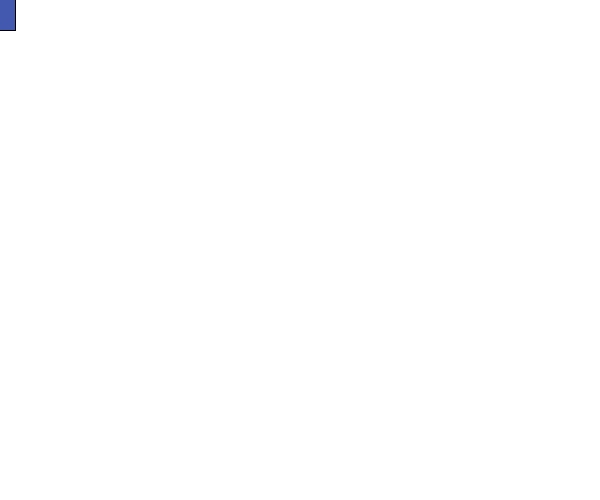
Frame 1 (no input)
Frame 60 (the mouse pressed at the canvas centre just before this capture): identical to frame 1, image omitted
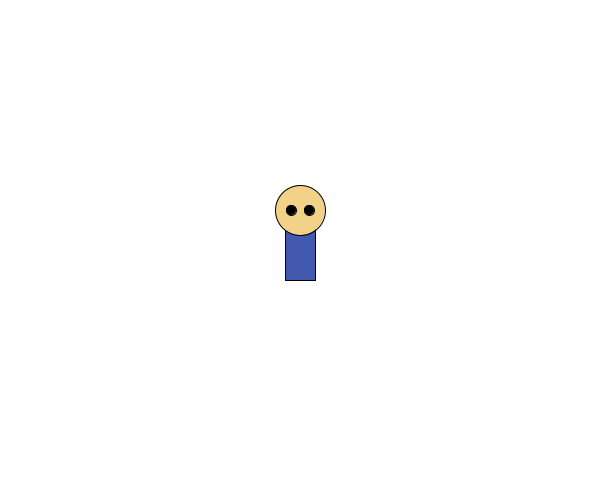
Frame 120 (the mouse held since frame 60 and released just before this capture)

The Processing sketch that drew these frames (run headless with seeded random() and noise(); from frame 60 on, the mouse is pressed at the canvas centre):

// Processing sketch: lessonOneProject
// ── lessonOneProject.pde
void setup() {
 size(600,500); 
}

void draw() {
  background(255);
  
  // Set ellipses and rects to CENTER mode
  rectMode(CENTER);
  ellipseMode(CENTER);
  
  // body
  stroke(0);
  fill(#4359AF);
  rect(mouseX, mouseY, 30, 60);
  
  // head
  fill(#F2D189);
  ellipse(mouseX, mouseY-40, 50, 50);
  
  //eyes
  fill(0);
  ellipse(mouseX-9, mouseY-40, 10, 10);
  ellipse(mouseX+9, mouseY-40, 10, 10);
}

void mousePressed() {
 println("Hello world"); 
}
